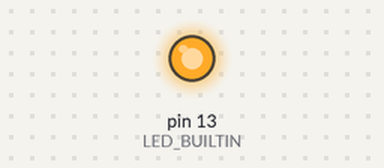
Recording of a sketch running on a simulated Arduino Uno, built with avr-gcc and run on an emulated ATmega328P. Shown: output pins drawn as LEDs (lit = HIGH).

Above: at 0.1 s.
At 27.1 s:
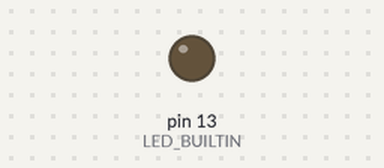
Timing chart, 0 to 39.5 s (numbered marks = the images above):
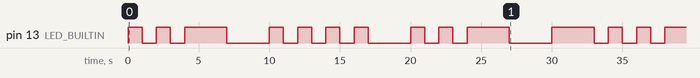

The sketch:

sketch_sep12a.ino
```cpp
void setup() {
  // put your setup code here, to run once:
pinMode(LED_BUILTIN, OUTPUT);
}

void loop() {
  // put your main code here, to run repeatedly:
   /*
    SHUBHAM = ... .... ..- -... .... .- --
    - = 3 SECONDS (HIGH)
    . = 1 SECONDS (HIGH)

    TIME BETWEEN DASH AND DOT = 1 SECOND (LOW)
    TIME BETWEEN LETTERS = 2 SECONDS (LOW)
    */

    //S
    //.
    digitalWrite(LED_BUILTIN, HIGH);
    delay(1000);
    digitalWrite(LED_BUILTIN, LOW);
    delay(1000);
    //.
    digitalWrite(LED_BUILTIN, HIGH);
    delay(1000);
    digitalWrite(LED_BUILTIN, LOW);
    delay(1000);
    //.
    digitalWrite(LED_BUILTIN, HIGH);
    delay(3000);
    digitalWrite(LED_BUILTIN, LOW);
    delay(1000);

    digitalWrite(LED_BUILTIN, LOW);
    delay(2000);

    //H
    //.
    digitalWrite(LED_BUILTIN, HIGH);
    delay(1000);
    digitalWrite(LED_BUILTIN, LOW);
    delay(1000);
    //.
    digitalWrite(LED_BUILTIN, HIGH);
    delay(1000);
    digitalWrite(LED_BUILTIN, LOW);
    delay(1000);
    //.
    digitalWrite(LED_BUILTIN, HIGH);
    delay(1000);
    digitalWrite(LED_BUILTIN, LOW);
    delay(1000);
    //.
    digitalWrite(LED_BUILTIN, HIGH);
    delay(1000);
    digitalWrite(LED_BUILTIN, LOW);
    delay(1000);

    digitalWrite(LED_BUILTIN, LOW);
    delay(2000);

    //U
    //.
    digitalWrite(LED_BUILTIN, HIGH);
    delay(1000);
    digitalWrite(LED_BUILTIN, LOW);
    delay(1000);
    //.
    digitalWrite(LED_BUILTIN, HIGH);
    delay(1000);
    digitalWrite(LED_BUILTIN, LOW);
    delay(1000);
    //-
    digitalWrite(LED_BUILTIN, HIGH);
    delay(3000);
    digitalWrite(LED_BUILTIN, LOW);
    delay(1000);

    digitalWrite(LED_BUILTIN, LOW);
    delay(2000);

    //B
    //-
    digitalWrite(LED_BUILTIN, HIGH);
    delay(3000);
    digitalWrite(LED_BUILTIN, LOW);
    delay(1000);
    //.
    digitalWrite(LED_BUILTIN, HIGH);
    delay(1000);
    digitalWrite(LED_BUILTIN, LOW);
    delay(1000);
    //.
    digitalWrite(LED_BUILTIN, HIGH);
    delay(1000);
    digitalWrite(LED_BUILTIN, LOW);
    delay(1000);
    //.
    digitalWrite(LED_BUILTIN, HIGH);
    delay(3000);
    digitalWrite(LED_BUILTIN, LOW);
    delay(1000);

     digitalWrite(LED_BUILTIN, LOW);
    delay(2000);

    //H
    //.
    digitalWrite(LED_BUILTIN, HIGH);
    delay(1000);
    digitalWrite(LED_BUILTIN, LOW);
    delay(1000);
    //.
    digitalWrite(LED_BUILTIN, HIGH);
    delay(1000);
    digitalWrite(LED_BUILTIN, LOW);
    delay(1000);
    //.
    digitalWrite(LED_BUILTIN, HIGH);
    delay(1000);
    digitalWrite(LED_BUILTIN, LOW);
    delay(1000);
    //.
    digitalWrite(LED_BUILTIN, HIGH);
    delay(1000);
    digitalWrite(LED_BUILTIN, LOW);
    delay(1000);

    digitalWrite(LED_BUILTIN, LOW);
    delay(2000);

    //A
    //.
    digitalWrite(LED_BUILTIN, HIGH);
    delay(1000);
    digitalWrite(LED_BUILTIN, LOW);
    delay(1000);
    //-
    digitalWrite(LED_BUILTIN, HIGH);
    delay(3000);
    digitalWrite(LED_BUILTIN, LOW);
    delay(1000);

    digitalWrite(LED_BUILTIN, LOW);
    delay(2000);

    //M
    //-
    digitalWrite(LED_BUILTIN, HIGH);
    delay(3000);
    digitalWrite(LED_BUILTIN, LOW);
    delay(1000);
    //-
    digitalWrite(LED_BUILTIN, HIGH);
    delay(3000);
    digitalWrite(LED_BUILTIN, LOW);
    delay(1000);

}
```

Measured:
- by itself, pin 13 (LED_BUILTIN): LOW → HIGH at 0.00 s, → LOW 1.0 s later, → HIGH 1.0 s later, → LOW 1.0 s later, … (27 changes in this stretch)
